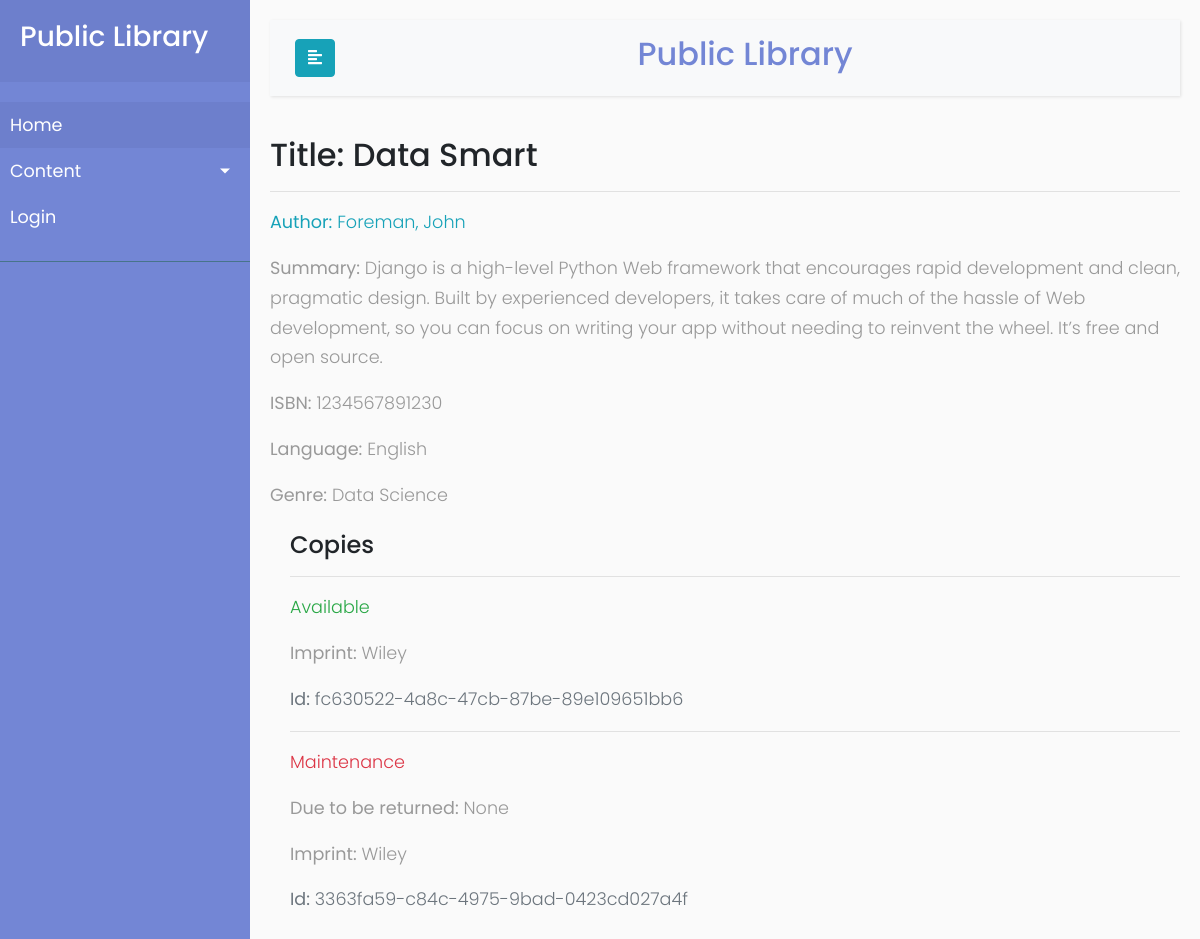
Page /catalog/book/10 on the committed database.
### catalog/models.py (models this page shows, shortened)
class Book(models.Model):
    title = models.CharField(max_length=200)
    author = models.ForeignKey(Author, on_delete=models.SET_NULL, null=True)
    summary = models.TextField(max_length=1000, help_text='Enter a brief description of the book')
    isbn = models.CharField('ISBN', max_length=13, help_text='13 Character <a href="https://www.isbn-international.org/content/what-isbn">ISBN number</a>')
    genre = models.ManyToManyField(Genre, help_text='Select a genre for this book')
    language=models.ForeignKey(Language, on_delete=models.SET_NULL,null=True)

class Author(models.Model):
    first_name = models.CharField(max_length=100)
    last_name = models.CharField(max_length=100)
    date_of_birth = models.DateField(null=True, blank=True,help_text='YYYY-MM-D')
    date_of_death = models.DateField('died', null=True, blank=True,help_text='YYYY-MM-D')
    class Meta:
        ordering = ['last_name', 'first_name']
    def __str__(self):
        return f'{self.last_name}, {self.first_name}'

class Language(models.Model):
 	name = models.CharField(max_length=200, help_text='Enter book language')
 	def __str__(self):
 		return self.name

class Genre(models.Model):
    name = models.CharField(max_length=200, help_text='Enter a book genre (e.g. Science Fiction)')
    def __str__(self):
        return self.name

class BookInstance(models.Model):
    id = models.UUIDField(primary_key=True, default=uuid.uuid4, help_text='Unique ID for this particular book across whole library')
    book = models.ForeignKey('Book', on_delete=models.SET_NULL, null=True)
    imprint = models.CharField(max_length=200)
    due_back = models.DateField(null=True, blank=True)
    LOAN_STATUS = (
        ('m', 'Maintenance'),
        ('o', 'On loan'),
        ('a', 'Available'),
        ('r', 'Reserved'),
    )
    status = models.CharField(
        max_length=1,
        choices=LOAN_STATUS,
        blank=True,
        default='m',
        help_text='Book availability',
    )
    borrower = models.ForeignKey(User, on_delete=models.SET_NULL, null=True, blank=True)
    class Meta:
        ordering = ['due_back']
        permissions = (("can_mark_returned", "Set book as returned"),)  #tuple(permission name,permission display value)

### catalog/views.py (the view)
# urls.py: path('book/<int:pk>',BookDetailView.as_view(), name='book-detail'),
class BookDetailView(DetailView):
    model = Book

### catalog/templates/catalog/book_detail.html
{% extends "catalog/base_generic.html" %}
{% block content %}
<h2>Title: {{ book.title }}</h2> <hr/>
<p class="text-info"><strong>Author:</strong> <a href="{% url 'catalog:author-detail' book.author.pk %}">{{ book.author }}</a></p>
<p><strong>Summary:</strong> {{ book.summary }}</p>
<p><strong>ISBN:</strong> {{ book.isbn }}</p>
<p><strong>Language:</strong> {{ book.language }}</p>
<p><strong>Genre:</strong>
{% for genre in book.genre.all %} {{ genre }}{% if not forloop.last %}, {% endif %}{% endfor %}</p>
  <div style="margin-left:20px;margin-top:20px">
      <h4>Copies</h4>
      {% for copy in book.bookinstance_set.all %}
        <hr>
        <p class="{% if copy.status == 'a' %}text-success{% elif copy.status == 'm' %}text-danger{% else %}text-warning{% endif %}">{{ copy.get_status_display }}</p>
        {% if copy.status != 'a' %}
          <p><strong>Due to be returned:</strong> {{copy.due_back}}</p>
        {% endif %}
        <p><strong>Imprint:</strong> {{copy.imprint}}</p>
        <p class="text-muted"><strong>Id:</strong> {{copy.id}}</p>
      {% endfor %}
  </div>
{% endblock %}

### catalog/static/catalog/CSS/base.css (style rules this page uses)
body { font-family: 'Poppins', sans-serif; background: #fafafa; }
p { font-family: 'Poppins', sans-serif; font-size: 1.1em; font-weight: 300; line-height: 1.7em; color: #999; }
a, a:hover, a:focus { color: inherit; text-decoration: none; transition: all 0.3s; }

### rows in the picture
Book: title "Data Smart", author "Foreman, John", summary "Django is a high-level Python Web framework that encourages rapid development and clean, pragmatic design. Built by experienced developers, it takes care of much of the hassle of Web development, so you can focus on writing your app without needing to reinvent the wheel. It’s free and open source.", isbn "1234567891230", language "English"
Genre: name "Data Science"
BookInstance: status "Available", imprint "Wiley", id "fc630522-4a8c-47cb-87be-89e109651bb6"
BookInstance: status "Maintenance", due_back "None", imprint "Wiley", id "3363fa59-c84c-4975-9bad-0423cd027a4f"
